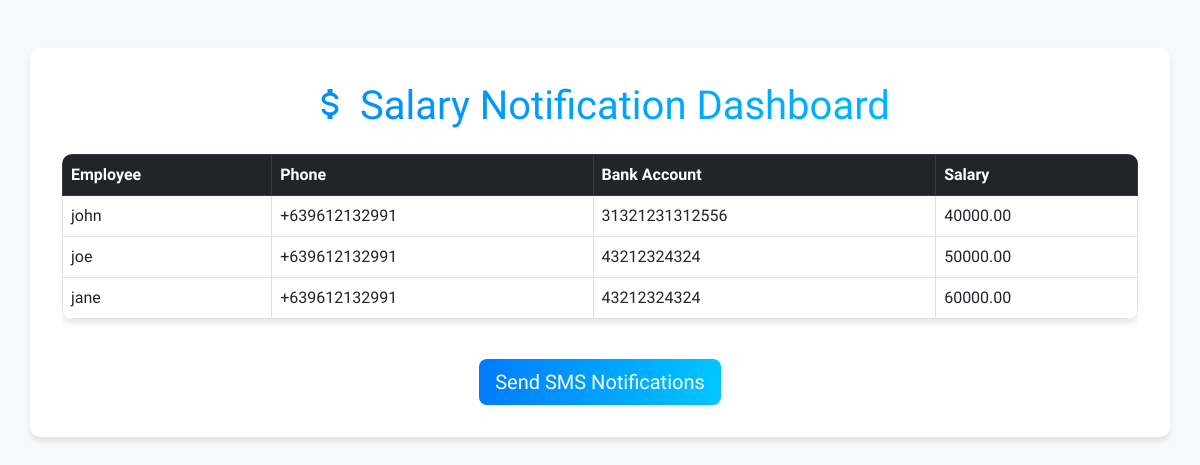
The page / on the database its author committed.
### employees/models.py (models this page shows, shortened)
class Employee(models.Model):
    name = models.CharField(max_length=100)
    phone_number = models.CharField(max_length=20)  # Format: +639XXXXXXXXX
    bank_account = models.CharField(max_length=50)
    salary = models.DecimalField(max_digits=10, decimal_places=2)

### employees/views.py (the view)
# urls.py: path('', views.dashboard, name='dashboard'),
def dashboard(request):
    employees = Employee.objects.all()
    notifications = SalaryNotification.objects.all()
    return render(request, "employees/dashboard.html", {"employees": employees, "notifications": notifications})

### employees/templates/employees/dashboard.html (shortened to what this page needs)
<!DOCTYPE html>
<html lang="en">
<head>
    <link href="https://cdn.jsdelivr.net/npm/bootstrap@5.3.0/dist/css/bootstrap.min.css" rel="stylesheet">
    <link href="https://cdn.jsdelivr.net/npm/@mdi/font/css/materialdesignicons.min.css" rel="stylesheet">
</head>
<body>
    <div class="container mt-5">
        <h1 class="text-center mb-4">
            <span class="mdi mdi-currency-usd bounce"></span> Salary Notification Dashboard
        </h1>
        <div class="table-responsive">
            <table class="table table-bordered table-hover">
                <thead class="table-dark">
                    <tr>
                        <th>Employee</th>
                        <th>Phone</th>
                        <th>Bank Account</th>
                        <th>Salary</th>
                    </tr>
                </thead>
                <tbody>
                    {% for employee in employees %}
                    <tr>
                        <td>{{ employee.name }}</td>
                        <td>{{ employee.phone_number }}</td>
                        <td>{{ employee.bank_account }}</td>
                        <td>{{ employee.salary }}</td>
                    </tr>
                    {% endfor %}
                </tbody>
            </table>
        </div>
        <form action="{% url 'send_bulk_notifications' %}" method="post" class="text-center mt-4">
            <button class="btn btn-primary btn-lg">Send SMS Notifications</button>
        </form>
    </div>
</body>
</html>

### employees/templates/employees/dashboard.html (style rules this page uses)
body { font-family: 'Recoleta', sans-serif; background-color: #f8f9fa; }
h1 { background: linear-gradient(90deg, #007bff, #00c6ff); -webkit-background-clip: text; -webkit-text-fill-color: transparent; }
.container { padding: 2rem; background: #ffffff; border-radius: 10px; box-shadow: 0 4px 6px rgba(0, 0, 0, 0.1); }
.table { border-radius: 10px; overflow: hidden; box-shadow: 0 4px 6px rgba(0, 0, 0, 0.1); }
.btn-primary { background: linear-gradient(90deg, #007bff, #00c6ff); border: none; }
.bounce { display: inline-block; animation: bounce 2s infinite; }

### rows shown on the page
Employee: name "john", phone_number "+639612132991", bank_account "31321231312556", salary "40000.00"
Employee: name "joe", phone_number "+639612132991", bank_account "43212324324", salary "50000.00"
Employee: name "jane", phone_number "+639612132991", bank_account "43212324324", salary "60000.00"
